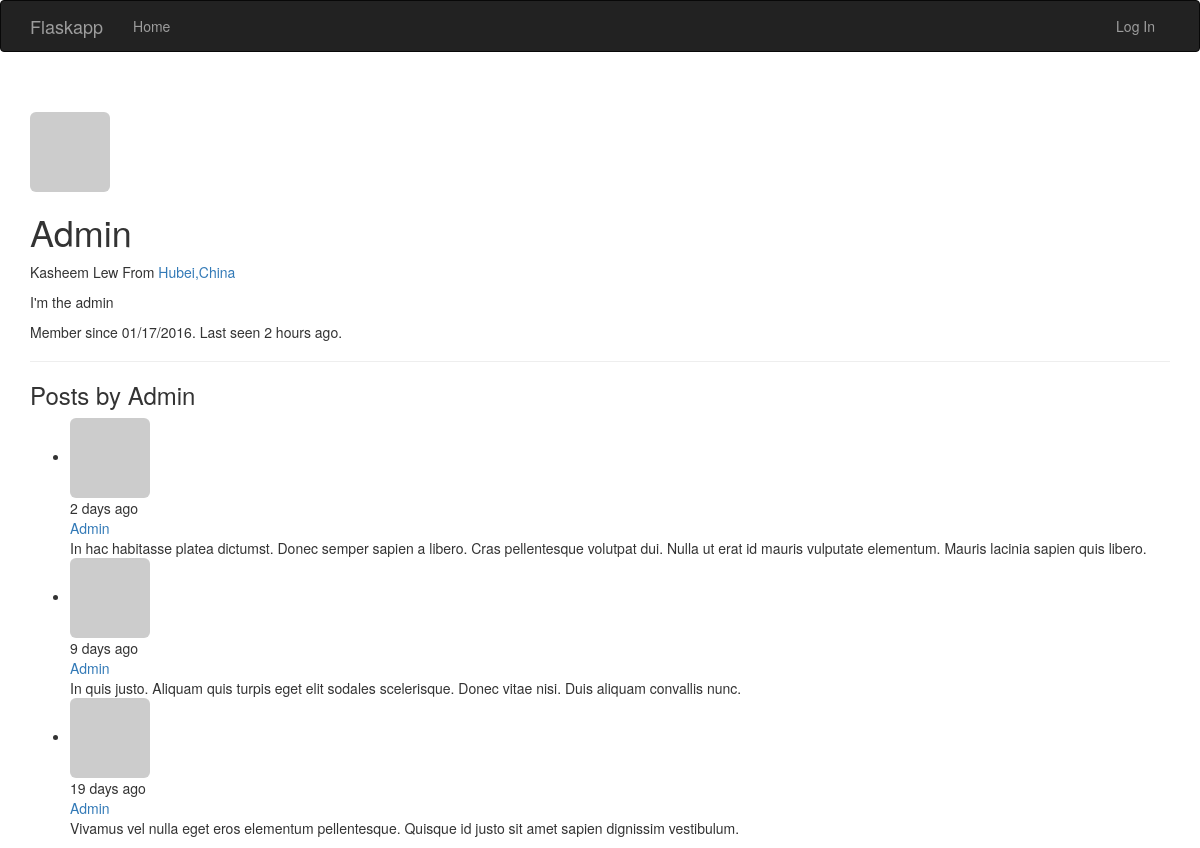
Before: /user/Admin with the older database file.
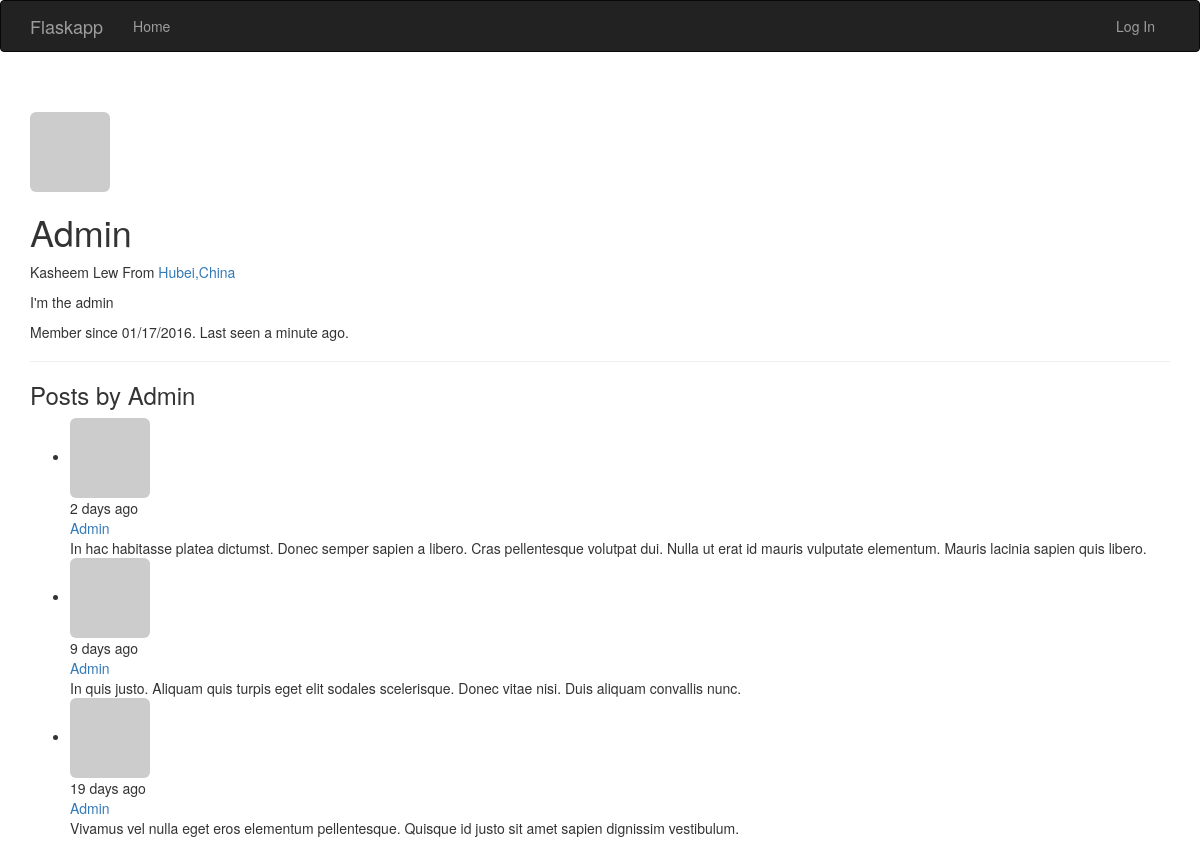
After: the same page with the newer database file.
### app/models.py (models this page shows, shortened)
class User(db.Model, UserMixin):
    __tablename__ = 'users'
    id = db.Column(db.Integer, primary_key=True)
    email = db.Column(db.String(64), unique=True, index=True)
    username = db.Column(db.String(64), unique=True, index=True)
    role_id = db.Column(db.Integer, db.ForeignKey('roles.id'))
    password_hash = db.Column(db.String(128))
    confirmed = db.Column(db.Boolean, default=False)
    name = db.Column(db.String(64))
    location = db.Column(db.String(64))
    about_me = db.Column(db.Text())
    member_since = db.Column(db.DateTime(), default=datetime.utcnow)
    last_seen = db.Column(db.DateTime(), default=datetime.utcnow)
    avatar_hash = db.Column(db.String(32))
    posts = db.relationship('Post', backref='author', lazy='dynamic')
    @property
    def password(self):
        raise AttributeError('password is not a readable attribute')
    def gravatar(self, size=100, default='identicon', rating='g'):
        if request.is_secure:
            url = 'https://secure.gravatar.com/avatar'
        else:
            url = 'http://www.gravatar.com/avatar'
        hash = self.avatar_hash or hashlib.md5(
                self.email.encode('utf-8')).hexdigest()
        return '{url}/{hash}?s={size}&d={default}&r={rating}'.format(
                url=url, hash=hash, size=size, default=default, rating=rating)

class Post(db.Model):
    __tablename__ = 'posts'
    id = db.Column(db.Integer, primary_key=True)
    body = db.Column(db.Text)
    timestamp = db.Column(db.DateTime, index=True, default=datetime.utcnow)
    author_id = db.Column(db.Integer, db.ForeignKey('users.id'))

### app/main/views.py (the view)
@main.route('/user/<username>')
def user(username):
    user = User.query.filter_by(username=username).first()
    if user is None:
        abort(404)
    posts = user.posts.order_by(Post.timestamp.desc()).all()
    return render_template('user.html', user=user, posts=posts)

### app/auth/views.py (called while the page is built)
@auth.before_app_request
def before_request():
    if current_user.is_authenticated:
        current_user.ping()
        if not current_user.confirmed \
                and request.endpoint[:5] != 'auth.' \
                and request.endpoint != 'static':
            return redirect(url_for('auth.unconfirmed'))

### app/main/__init__.py (called while the page is built)
@main.app_context_processor
def inject_permissions():
    return dict(Permission=Permission)

### app/models.py (called while the page is built)
    def is_administrator(self):
        return False

### app/templates/user.html (shortened to what this page needs)
{% extends "base.html" %}
{% block page_content %}
<div class="page-header">
    <img class="img-rounded profile-thumbnail" src="{{ user.gravatar(size=256) }}">
    <div class="profile-header">
        <h1>{{ user.username }}</h1>
        {% if user.name or user.location %}
        <p>
            {% if user.name %}{{ user.name }}{% endif %}
            {% if user.location %}
                From <a href="http://maps.google.com/?q={{ user.location }}">{{ user.location }}</a>
            {% endif %}
        </p>
        {% endif %}
        {% if user.about_me %}<p>{{ user.about_me }}</p>{% endif %}
        <p>Member since {{ moment(user.member_since).format('L') }}. Last seen {{ moment(user.last_seen).fromNow() }}.</p>
    </div>
</div>
<h3>Posts by {{ user.username }}</h3>
{% include '_posts.html' %}
{% endblock %}

### app/templates/base.html (shortened to what this page needs)
{% extends "bootstrap/base.html" %}
{% block head %}
{{ super() }}
{% endblock %}
{% block navbar %}
<div class="navbar navbar-inverse" role="navigation">
    <div class="container">
        <div class="navbar-header">
            <a class="navbar-brand" href="{{ url_for('main.index') }}">Flaskapp</a>
        </div>
        <div class="navbar-collapse collapse">
            <ul class="nav navbar-nav">
                <li><a href="{{ url_for('main.index') }}">Home</a></li>
            </ul>
            <ul class="nav navbar-nav navbar-right">
                {% if current_user.is_authenticated %}
                <li class="dropdown">
                    <a href="#" class="dropdown-toggle" data-toggle="dropdown">Account<b class="caret"></b></a>
                    <ul class="dropdown-menu">
                        <li><a href="{{ url_for('auth.change_password') }}">Change Password</a></li>
                        <li><a href="{{ url_for('auth.change_email_request') }}">Change Email</a></li>
                        <li><a href="{{ url_for('auth.logout') }}">Log Out</a></li>
                {% else %}
                <li><a href="{{ url_for('auth.login') }}">Log In</a></li>
                {% endif %}
            </ul>
        </div>
    </div>
</div>
{% endblock %}
{% block content %}
<div class="container">
    {% block page_content %}{% endblock %}
</div>
{% endblock %}

### app/templates/_posts.html
<ul class="posts">
    {% for post in posts %}
    <li class="post">
        <div class="post-thumbnail">
            <a href="{{ url_for('.user', username=post.author.username) }}">
                <img class="img-rounded profile-thumbnail" src="{{ post.author.gravatar(size=40) }}">
            </a>
        </div>
        <div class="post-content">
            <div class="post-date">{{ moment(post.timestamp).fromNow() }}</div>
            <div class="post-author"><a href="{{ url_for('.user', username=post.author.username) }}">{{ post.author.username }}</a></div>
            <div class="post-body">{{ post.body }}</div>
        </div>
    </li>
    {% endfor %}
</ul>

Changed rows visible on the page:
changed User "Admin": last_seen "2 hours ago" → "a minute ago"
